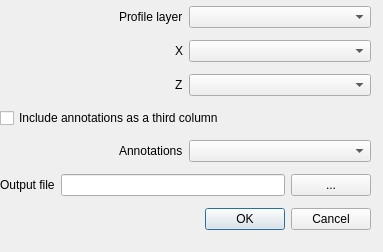
<?xml version="1.0" encoding="UTF-8"?>
<ui version="4.0">
 <class>ProfileExportDialogBase</class>
 <widget class="QDialog" name="ProfileExportDialogBase">
  <property name="geometry">
   <rect>
    <x>0</x>
    <y>0</y>
    <width>383</width>
    <height>252</height>
   </rect>
  </property>
  <property name="windowTitle">
   <string>Profile Export</string>
  </property>
  <widget class="QWidget" name="verticalLayoutWidget_2">
   <property name="geometry">
    <rect>
     <x>0</x>
     <y>0</y>
     <width>371</width>
     <height>241</height>
    </rect>
   </property>
   <layout class="QVBoxLayout" name="verticalLayout_2">
    <item>
     <layout class="QHBoxLayout" name="horizontalLayout">
      <item alignment="Qt::AlignRight|Qt::AlignVCenter">
       <widget class="QLabel" name="label">
        <property name="text">
         <string>Profile layer</string>
        </property>
       </widget>
      </item>
      <item>
       <widget class="QComboBox" name="layersComboBox"/>
      </item>
     </layout>
    </item>
    <item>
     <layout class="QHBoxLayout" name="horizontalLayout_2">
      <item alignment="Qt::AlignRight|Qt::AlignVCenter">
       <widget class="QLabel" name="label_2">
        <property name="text">
         <string>X</string>
        </property>
       </widget>
      </item>
      <item>
       <widget class="QComboBox" name="xComboBox"/>
      </item>
     </layout>
    </item>
    <item>
     <layout class="QHBoxLayout" name="horizontalLayout_3">
      <item alignment="Qt::AlignRight|Qt::AlignVCenter">
       <widget class="QLabel" name="label_3">
        <property name="text">
         <string>Z</string>
        </property>
       </widget>
      </item>
      <item>
       <widget class="QComboBox" name="zComboBox"/>
      </item>
     </layout>
    </item>
    <item>
     <layout class="QHBoxLayout" name="horizontalLayout_4">
      <item>
       <widget class="QCheckBox" name="includeCheckBox">
        <property name="text">
         <string>Include annotations as a third column</string>
        </property>
       </widget>
      </item>
     </layout>
    </item>
    <item>
     <layout class="QHBoxLayout" name="horizontalLayout_5">
      <item alignment="Qt::AlignRight|Qt::AlignVCenter">
       <widget class="QLabel" name="label_4">
        <property name="text">
         <string>Annotations</string>
        </property>
       </widget>
      </item>
      <item>
       <widget class="QComboBox" name="annotationsComboBox"/>
      </item>
     </layout>
    </item>
    <item>
     <layout class="QHBoxLayout" name="horizontalLayout_6">
      <item alignment="Qt::AlignRight|Qt::AlignVCenter">
       <widget class="QLabel" name="label_5">
        <property name="text">
         <string>Output file</string>
        </property>
       </widget>
      </item>
      <item>
       <widget class="QLineEdit" name="pathLineEdit"/>
      </item>
      <item>
       <widget class="QPushButton" name="pathPushButton">
        <property name="text">
         <string>...</string>
        </property>
        <property name="autoDefault">
         <bool>false</bool>
        </property>
       </widget>
      </item>
     </layout>
    </item>
    <item>
     <widget class="QDialogButtonBox" name="button_box">
      <property name="orientation">
       <enum>Qt::Horizontal</enum>
      </property>
      <property name="standardButtons">
       <set>QDialogButtonBox::Cancel|QDialogButtonBox::Ok</set>
      </property>
     </widget>
    </item>
   </layout>
  </widget>
 </widget>
 <resources/>
 <connections>
  <connection>
   <sender>button_box</sender>
   <signal>accepted()</signal>
   <receiver>ProfileExportDialogBase</receiver>
   <slot>accept()</slot>
   <hints>
    <hint type="sourcelabel">
     <x>20</x>
     <y>20</y>
    </hint>
    <hint type="destinationlabel">
     <x>20</x>
     <y>20</y>
    </hint>
   </hints>
  </connection>
  <connection>
   <sender>button_box</sender>
   <signal>rejected()</signal>
   <receiver>ProfileExportDialogBase</receiver>
   <slot>reject()</slot>
   <hints>
    <hint type="sourcelabel">
     <x>20</x>
     <y>20</y>
    </hint>
    <hint type="destinationlabel">
     <x>20</x>
     <y>20</y>
    </hint>
   </hints>
  </connection>
 </connections>
</ui>
